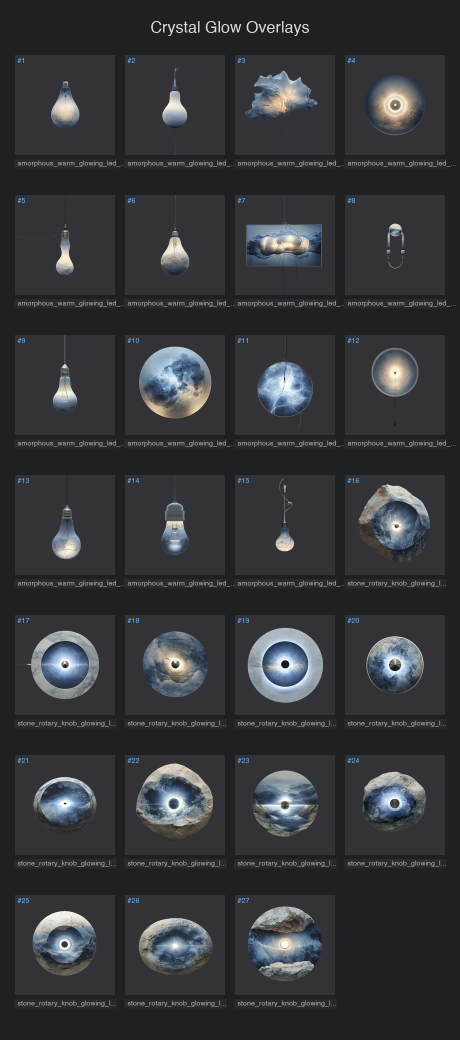
#> input picture UI Mockup/contact_sheet_crystal_glows.png, 920 x 2080 px (shown at 1/2 size)
$ python -i remask_single_knob.py   (imports and definitions only)
#> lines starting #> are read from the running program, lines starting #| are printed output that depends on the picture; after the words box and inside, x2 and y2 are one past the last pixel; in counts of white or black regions, pixels touching at a corner belong together
#!/usr/bin/env python3
"""
Re-mask a single knob image with adjustable parameters
For fine-tuning problematic images
"""
import sys
import numpy as np
from PIL import Image
from pathlib import Path
from scipy import ndimage

def create_smart_mask(image_path, threshold=235, edge_feather=3, morphology_size=3):
    """
    Create alpha mask with smart edge detection

    Args:
        image_path: Path to input image
        threshold: Brightness threshold (lower = more aggressive)
        edge_feather: Gaussian blur sigma for smooth edges
        morphology_size: Size for morphological operations

    Returns:
        PIL Image with alpha channel
    """
#> called with threshold = 235, edge_feather = 3, morphology_size = 3
    img = Image.open(image_path).convert('RGB')
#> img is the input picture: PIL image 920x2080 RGB; mean R, G, B 52.3, 54.5, 59.1
    img_array = np.array(img)

    # Calculate brightness (weighted RGB - human perception)
    brightness = (
        0.299 * img_array[:, :, 0] +
        0.587 * img_array[:, :, 1] +
        0.114 * img_array[:, :, 2]
    )
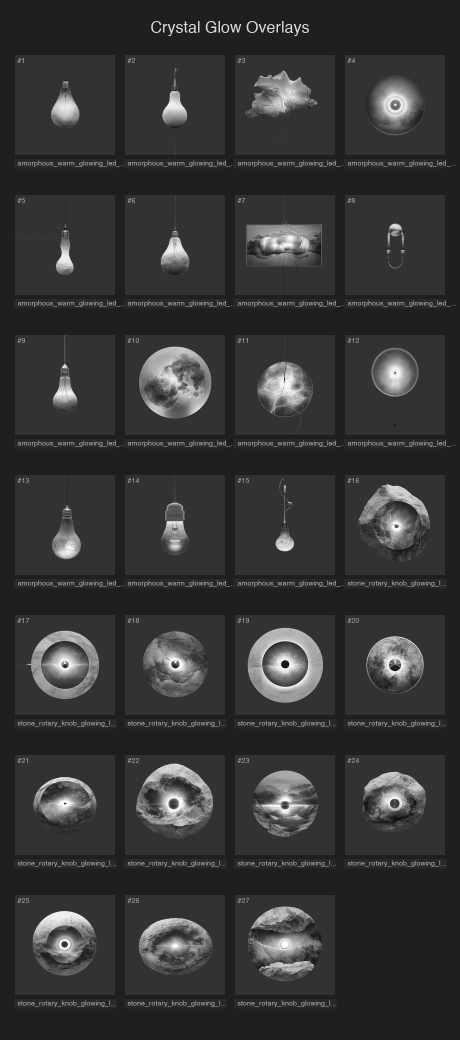
#> brightness: shape (2080, 920) float64 (shown at 1/2 size); min 1.52, max 255, mean 54.4

    # Create initial mask
    mask = brightness < threshold
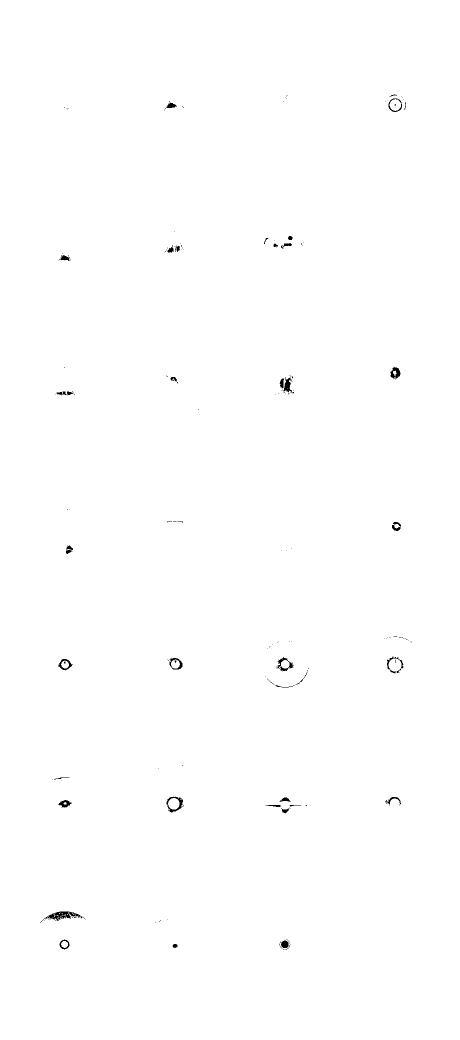
#> mask: shape (2080, 920) bool (shown at 1/2 size); 99.7% white; 165 black regions (125 under 20 px), largest, box (x1, y1, x2, y2) and area: (80, 1823, 171, 1846) 629, (332, 1593, 366, 1625) 345, (553, 1314, 588, 1342) 308

    # Morphological closing to fill small gaps
    if morphology_size > 0:
        structure = np.ones((morphology_size, morphology_size))
        mask = ndimage.binary_closing(mask, structure=structure)
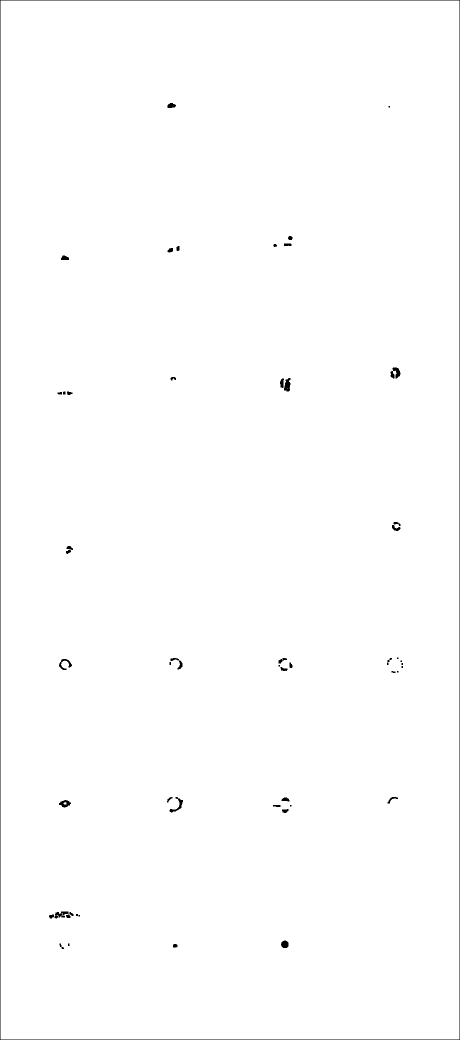
#> mask: shape (2080, 920) bool (shown at 1/2 size); 99.5% white; 53 black regions (13 under 20 px), largest, box (x1, y1, x2, y2) and area: (0, 0, 920, 2080) 5996, (781, 735, 801, 757) 277, (568, 756, 581, 783) 247

    # Fill holes
    mask = ndimage.binary_fill_holes(mask)
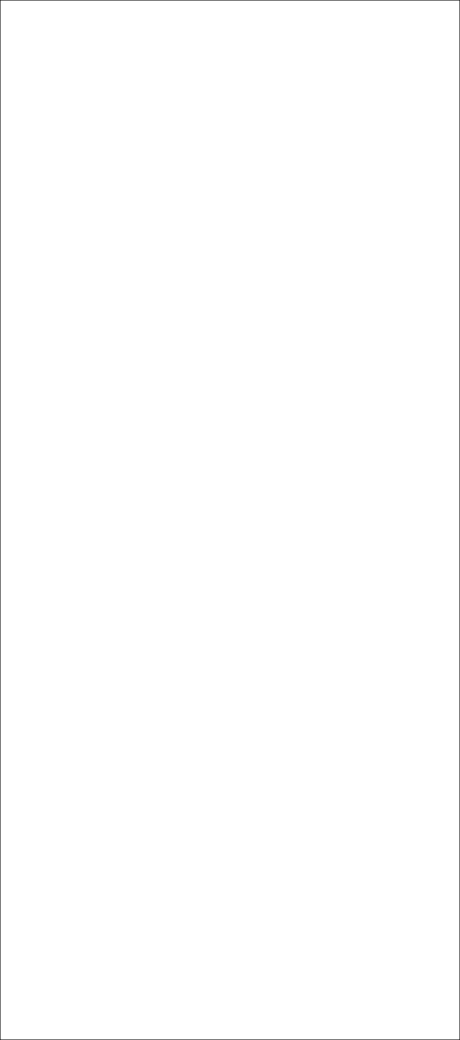
#> mask: shape (2080, 920) bool (shown at 1/2 size); 99.7% white; black in thin lines or dots

    # Remove small isolated regions
    labeled, num_features = ndimage.label(mask)
#> labeled: shape (2080, 920) int32; values 0 (black) and 1 (white), 99.7% white; black in thin lines or dots
#> num_features = 1
    if num_features > 1:
        sizes = ndimage.sum(mask, labeled, range(num_features + 1))
        mask_size = sizes < 1000  # Remove regions smaller than 1000 pixels
        remove_pixel = mask_size[labeled]
        mask[remove_pixel] = 0

    # Smooth edges with gaussian blur
    if edge_feather > 0:
        mask_float = mask.astype(float)
        mask_blurred = ndimage.gaussian_filter(mask_float, sigma=edge_feather)
        alpha = (mask_blurred * 255).astype(np.uint8)
    else:
        alpha = (mask * 255).astype(np.uint8)

    # Create RGBA image
    rgba_array = np.dstack([img_array, alpha])
    rgba_img = Image.fromarray(rgba_array, 'RGBA')

    return rgba_img, mask

# [43 lines left out: function main, not called in this run]

# [2 lines not run here, left out]

>>> result = create_smart_mask('../UI Mockup/contact_sheet_crystal_glows.png')

$ run again, on UI Mockup/contact_sheet_switches.png
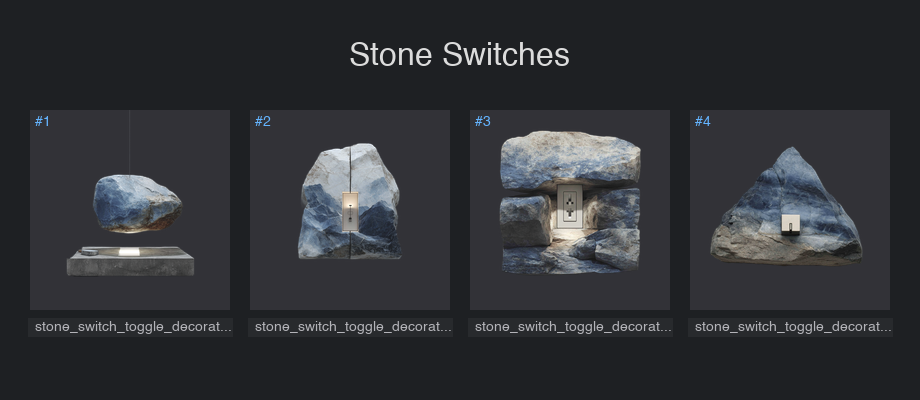
#> input picture UI Mockup/contact_sheet_switches.png, 920 x 400 px
#> in create_smart_mask, img is the input picture: PIL image 920x400 RGB; mean R, G, B 48.3, 50.1, 54
#> in create_smart_mask, `mask = ndimage.binary_closing(mask, structure=structure)`:
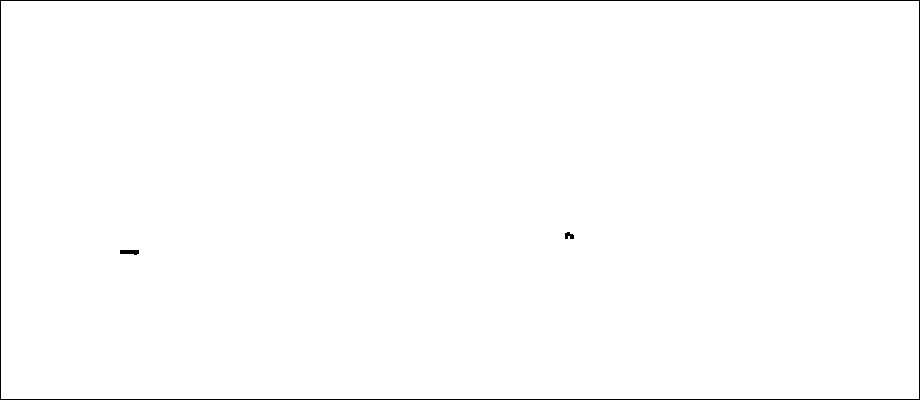
#> mask: shape (400, 920) bool; 99.2% white; black in thin lines or dots
#> labeled: shape (400, 920) int32; values 0 (black) and 1 (white), 99.3% white; black in thin lines or dots
#> num_features = 1
#> in create_smart_mask, `rgba_array = np.dstack([img_array, alpha])`:
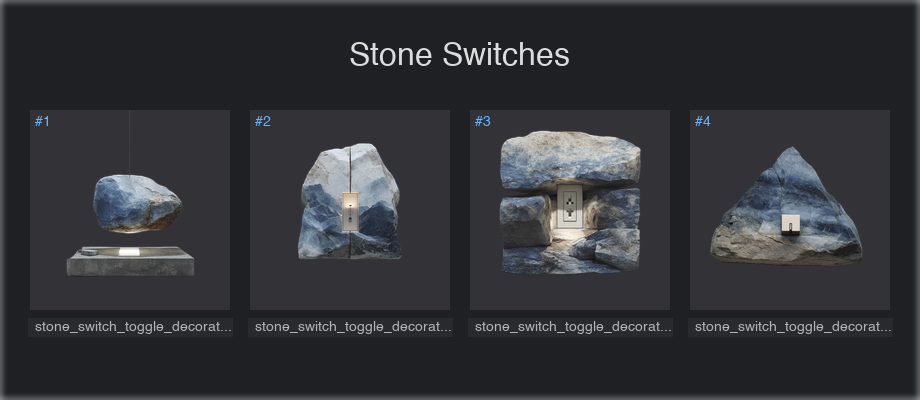
#> rgba_array: shape (400, 920, 4); mean R, G, B, A 48.3, 50.1, 54, 253.1; transparent parts drawn white

$ run again, on UI Mockup/knob_assets_contact_sheet.png
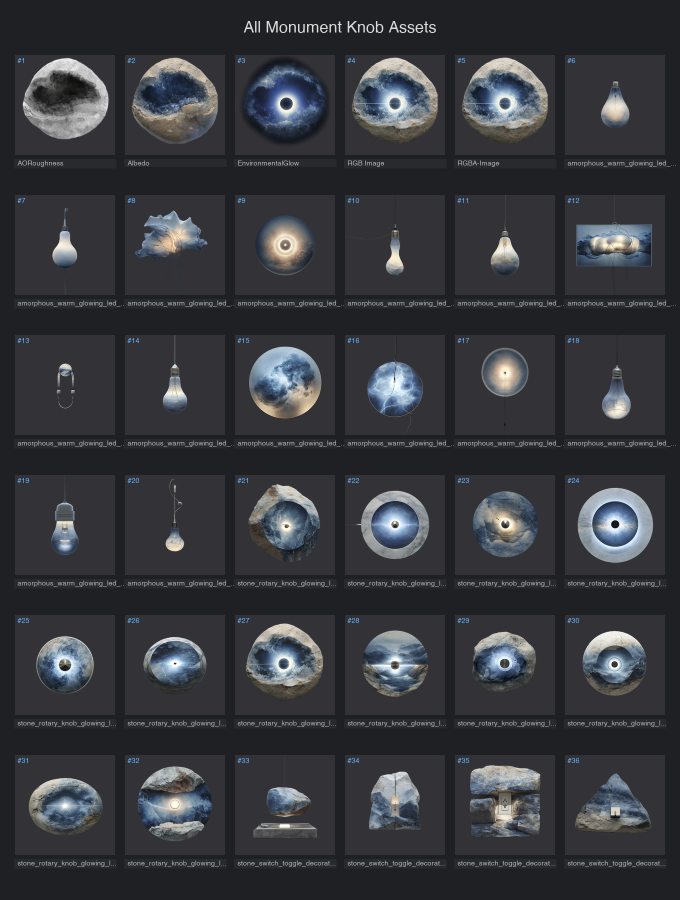
#> input picture UI Mockup/knob_assets_contact_sheet.png, 1360 x 1800 px (shown at 1/2 size)
#> in create_smart_mask, img is the input picture: PIL image 1360x1800 RGB; mean R, G, B 54.3, 56.5, 61.2
#> in create_smart_mask, `mask = brightness < threshold`:
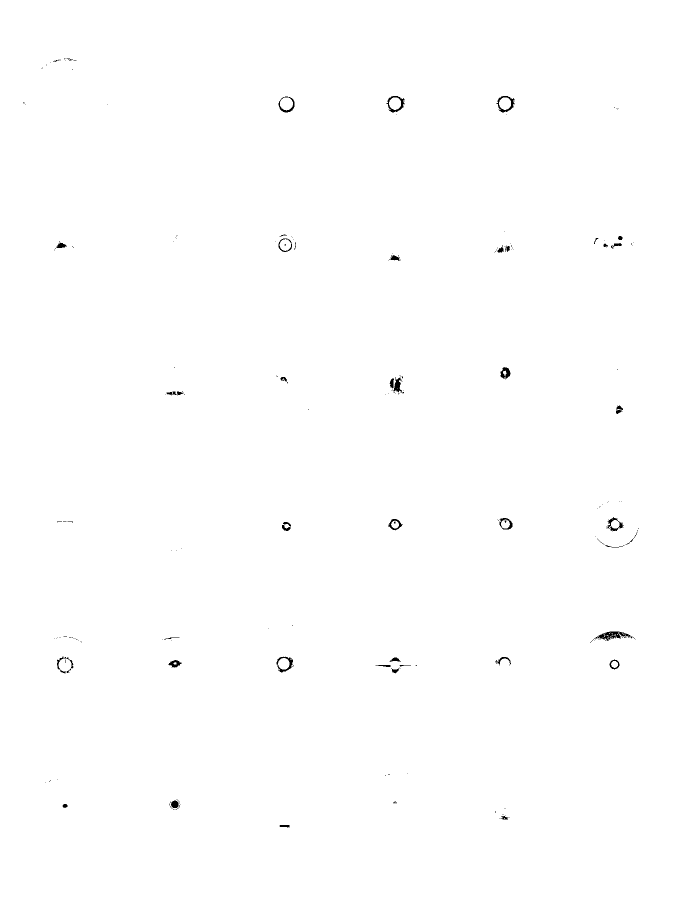
#> mask: shape (1800, 1360) bool (shown at 1/2 size); 99.7% white; 200 black regions (155 under 20 px), largest, box (x1, y1, x2, y2) and area: (1180, 1263, 1271, 1286) 629, (772, 192, 809, 226) 377, (992, 192, 1029, 226) 377
#> in create_smart_mask, `mask = ndimage.binary_fill_holes(mask)`:
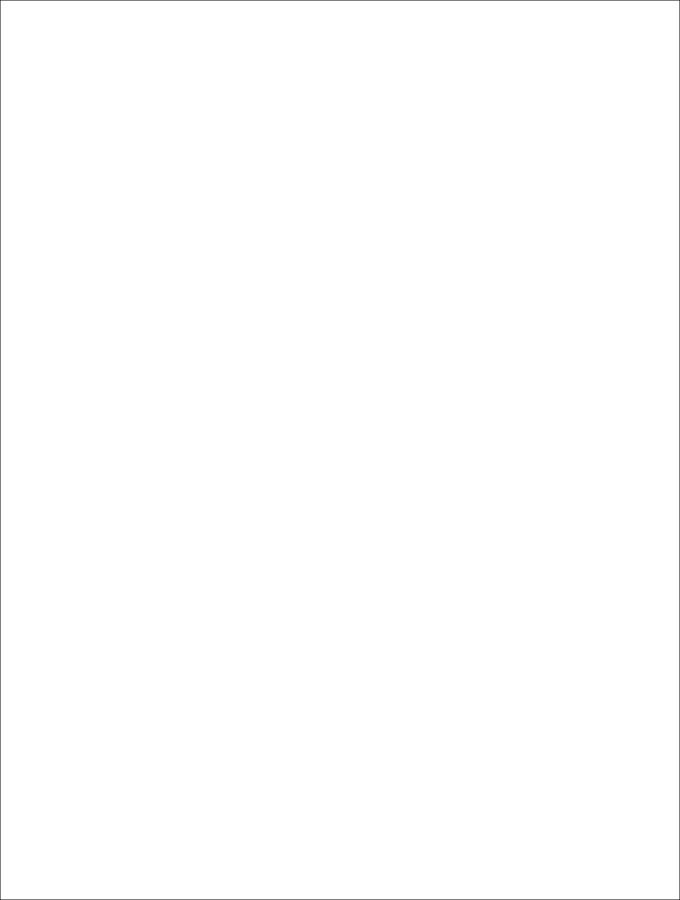
#> mask: shape (1800, 1360) bool (shown at 1/2 size); 99.7% white; black in thin lines or dots
#> labeled: shape (1800, 1360) int32; values 0 (black) and 1 (white), 99.7% white; black in thin lines or dots
#> num_features = 1
